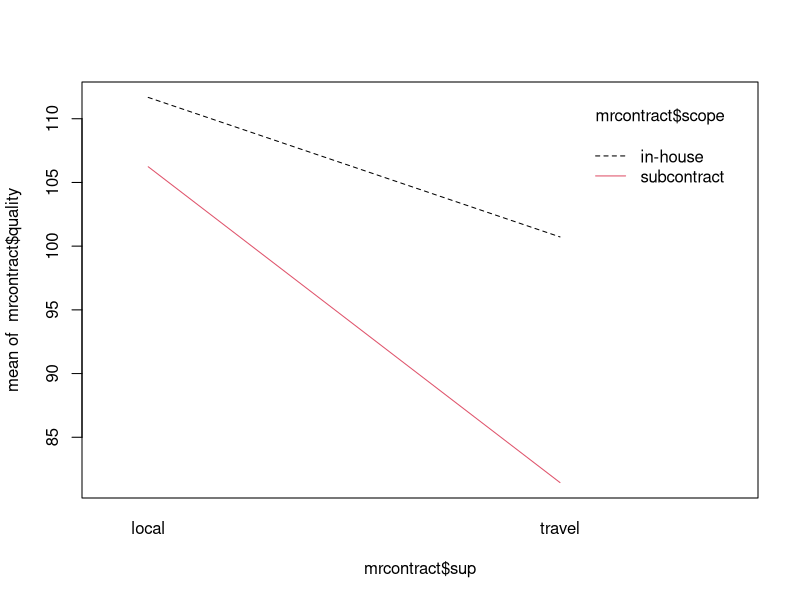
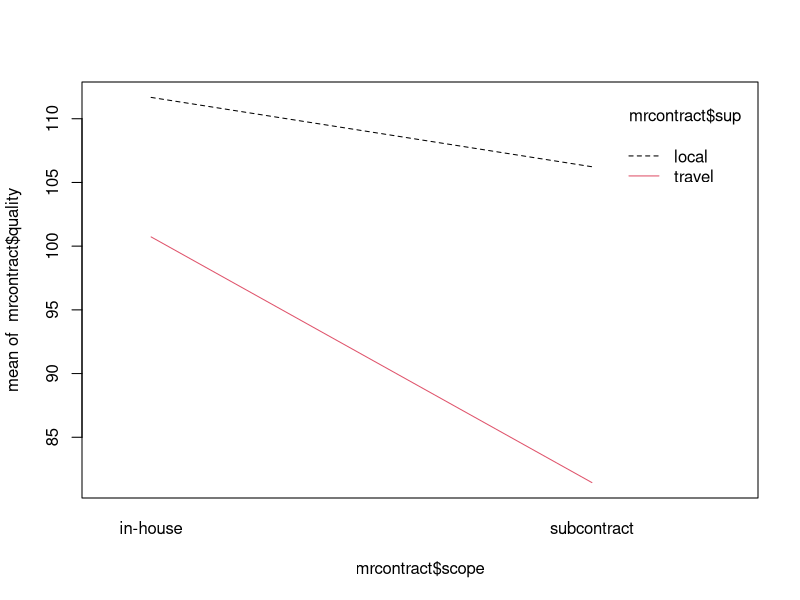

Recreate these plots in R, in order.
## ---- chunk 1
knitr::opts_chunk$set(echo = TRUE)
## ---- chunk 2
mrcontract = expand.grid(agency=LETTERS[1:4], sup=c("local","travel"), scope=c("in-house", "subcontract"), fee=c("high","med","low"))
mrcontract$quality=c(124.3,120.6,120.7,122.6,112.7,110.2,113.5,108.6,115.1, 119.9,115.4,117.3,88.2,96,96.4,90.1,119.3,118.9,125.3,121.4,113.6,109.1,108.9, 112.3,117.2,114.4,113.4,120,92.7,91.1,90.7,87.9,90.9,95.3,88.8,92,78.6,80.6, 83.5,77.1,89.9,83,86.5,82.7,58.6,63.5,59.8,62.3)
head(mrcontract)
names(mrcontract)
## ---- chunk 3
fit = lm(quality ~ as.factor(agency) + as.factor(fee) + as.factor(sup) : as.factor(scope), mrcontract)
drop1(fit, test = "F")
summary(fit)
## ---- chunk 4
interaction.plot(mrcontract$sup, mrcontract$scope, mrcontract$quality, col = 1:2)
interaction.plot(mrcontract$scope, mrcontract$sup, mrcontract$quality, col = 1:2)
